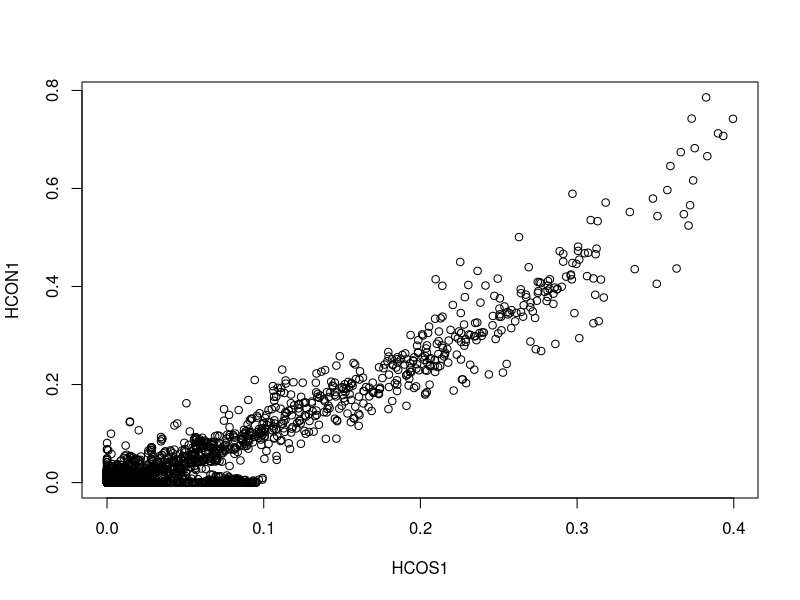
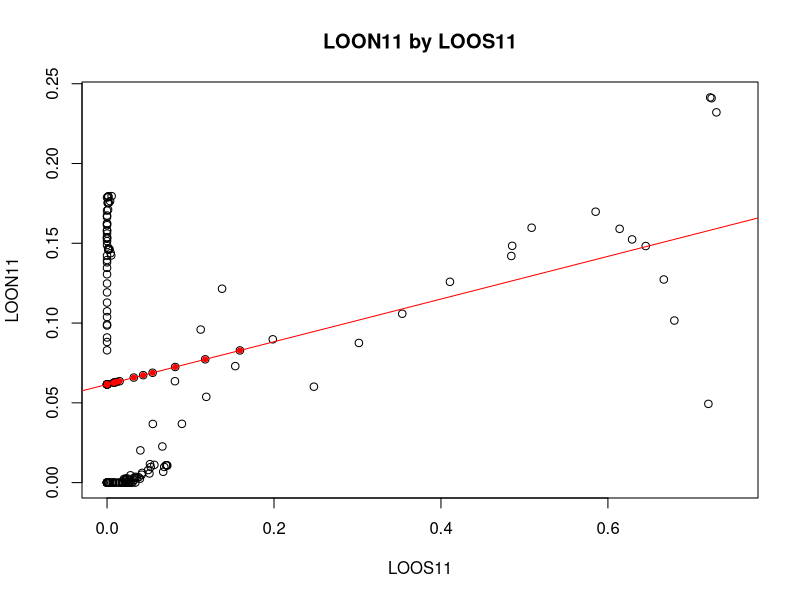
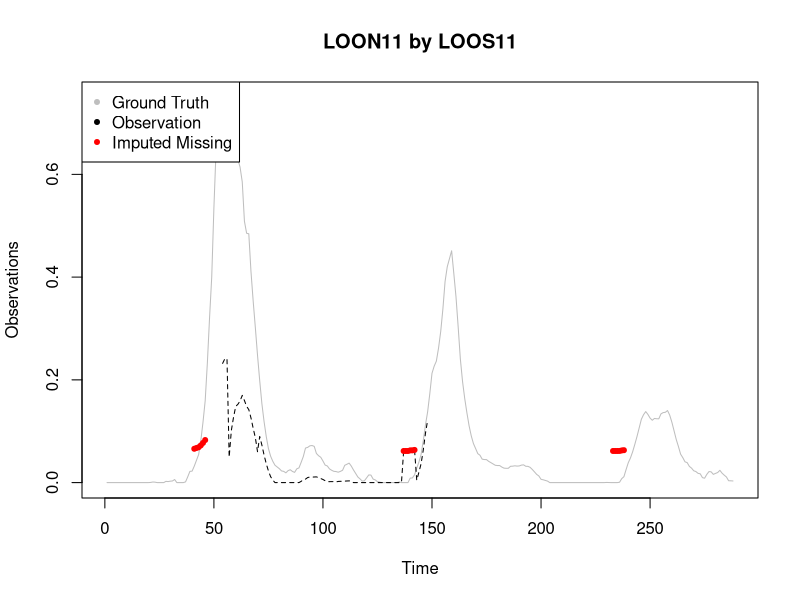

These charts were generated, in order, by the following R code: (Note: this script raises an error after producing the figures.)
setwd("C:/Users/liux3/Desktop/work/data/Raw/Coded/System1")

library(readxl)
a = read_excel('VT Sap1 k values 01-2017.xlsx')
library(dplyr)
a$LOON11 = as.numeric(a$LOON11)
a$Date = as.Date(a$Date)
attach(a)
plot(HCOS1, HCON1)
sum(HCOS1 == 0)
sum(HCON1 == 0)

D = data.frame(HCOS1, HCON1)
zerona = function(x){
  ind = which(x == 0)
  x[ind] = NA
  return(x)
}

a = data.frame(a)
library(data.table)

#
time = a[1193:1198, 3]
time_point = unique(a[1193:1198,1])
time_span = c(time_point - 1, time_point, time_point + 1)


#HCOS1 HCON1
impute = function(x_nam, y_nam, D,  time_point, time, plot_ = TRUE, bidirect = F){
  time_span = c(min(time_point) - 1,time_point, max(time_point) + 1)
  D = D %>% filter(Date %in% time_span)
  x = D[x_nam]
  y = D[y_nam]
  D0 = data.frame(x,  y, date = D$Date, time = D$Time)
  colnames(D0) = c('x','y' ,'Date','Time')
  fit = lm(x ~ y, data = D0)
  ind1 = is.na(x)
  gap_ind = which(D$Date %in% time_point & D$Time %in% time)
  gap_y = D %>% filter(Date %in% time_point & Time %in% time) %>% select(y_nam)
  pred= predict(fit, newdata = data.frame(y = y[gap_ind, 1]))
  D0$x[gap_ind] = pred

  if(bidirect == F &  plot_ == T){
    plot(D0$x ~ D0$y, xlab = y_nam, ylab = x_nam, main = paste(x_nam, 'by', y_nam))
    points(D0[gap_ind, 2], D0[gap_ind, 1], pch = 20, col = 'red')
    abline(fit, col = 'red')
    plotD = D0 %>% filter(Date %in% time_point)
    plot(plotD$y, pch = 20, type = 'l', col = 'gray', xlab = 'Time', ylab = 'Observations', main = paste(x_nam, 'by', y_nam))
    points(plotD$x, type = 'l', lty = 'dashed', col = 'black')
    plot_ind = gap_ind - 96
    points(D0[gap_ind, 1]~ plot_ind, col = 'red', pch = 20)
    legend("topleft", legend = c('Ground Truth', 'Observation', 'Imputed Missing'), col = c('gray', 'black', 'red'), 
           pch = c(20, 20, 20))
  }
    return(list(x = x, y = y))
  # if(bidirect = T & plot_ = T){
  #   fit1 = lm(y ~ x, data = D0)
  #   ind2 = is.na(y)
  #   pred1 = predict(fit1, newdata = data.frame(x = x[ind2]))
  #   y[ind2] = pred1
  #   result  = data.frame(x, y)
  #   colnames(result) = c('x', 'y')
  #   if(plot_ == TRUE){
  #     plot(y[,1], x[,1], xlab = y_nam, ylab = x_nam)
  #     points(y[c(ind1, ind2), 1], x[c(ind1, ind2), 1], col = 'red', pch = 20)
  #     abline(lm(x ~ y, data = D0), col = 'red')
  #     # plot(x[,1] ~ Time)
  #     # points(x[ind1, 1] ~ Time[ind1], pch = 20, col = 'red')
  #     # plot(y[,1] ~ Time)
  #     # points(y[ind2, 1] ~ Time[ind2], pch = 20 ,col = 'red')
  #   }
  #   return(list(x = x, y= y, ind1 = ind1, ind2 = ind2))
  # }
}


re = impute('LOON11', 'LOOS11', a , time_span, time )
D$HCON1 = re$x
D$HCOS1 = re$y

## Day 19 20  input name and row number

time = a[1806:1871, 3]
Date_point = unique(a[1806:1871,1])
re = impute('LOON11', 'LOOS11', a , Date_point, time)















##### Do the imputation

re = impute('HCON6', 'HCOS6', D, Time)
D$HCON6 = re$x
D$HCOS6 = re$y

re = impute('HCON8', 'HCOS8', D, Time)
D$HCON8 = re$x
D$HCOS8 = re$y

## BY the pair rule, we can repeat the procedure above:
re = impute('LOON10', 'LOOS10', D, Time)
re = impute('LOIN10', 'LOIS10', D, Time)
re = impute('LOON11', 'LOOS11', D, Time)
re = impute('LOON17', 'LOOS17', D, Time)
re = impute('LOON15', 'LOOS15', D, Time)
re = impute('LOON14', 'LOOS14', D, Time)
re = impute('LOON12', 'LOOS12', D, Time)

## For those variables without pair, we select the most correlated variable as its pair:
############################
### Find best correlated:###
############################
## HCIS9 is the fourth variable:
whose_cor = function(x_nam, D){
  D = D[,-(1:5)]
  x = D[x_nam]
  ind = which(colnames(D) == x_nam)
  re = rep(NA, ncol(D))
  for(i in 1:ncol(D)){
    if(i == ind){
      re[i] = NA
    }
    else{
      D0 = cbind(D[,i], x[,1])
      re[i] =cor(D0[complete.cases(D0),])[1,2]
    }
    
  }
  ind = which.max(re)
  return(colnames(D)[ind])
}

## The most correlated is LOON14
whose_cor('HCIS9', D)
impute('HCIS9', 'LOON14', D, Time)

## Then all the things can be done as above.
## If you want to impute as more as possible, you just need to repeat all the work above, from HCON1 and HCOS1 again.

